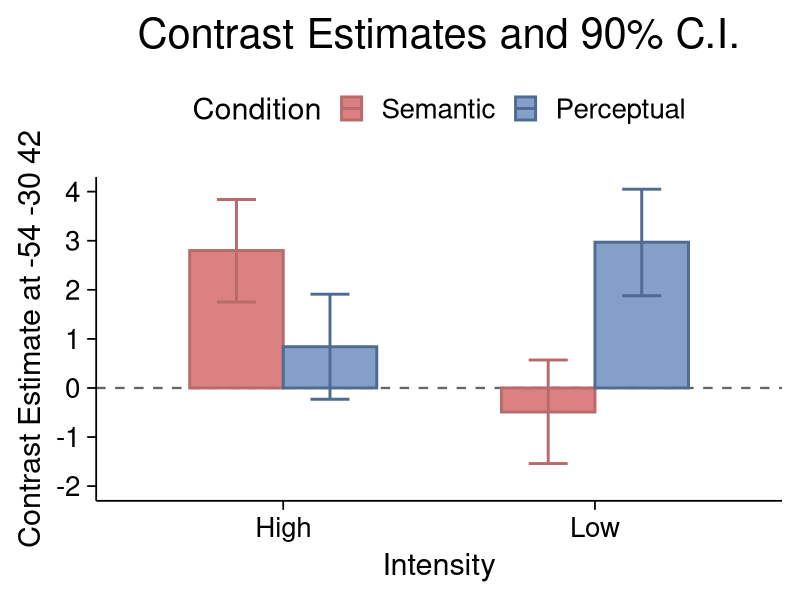
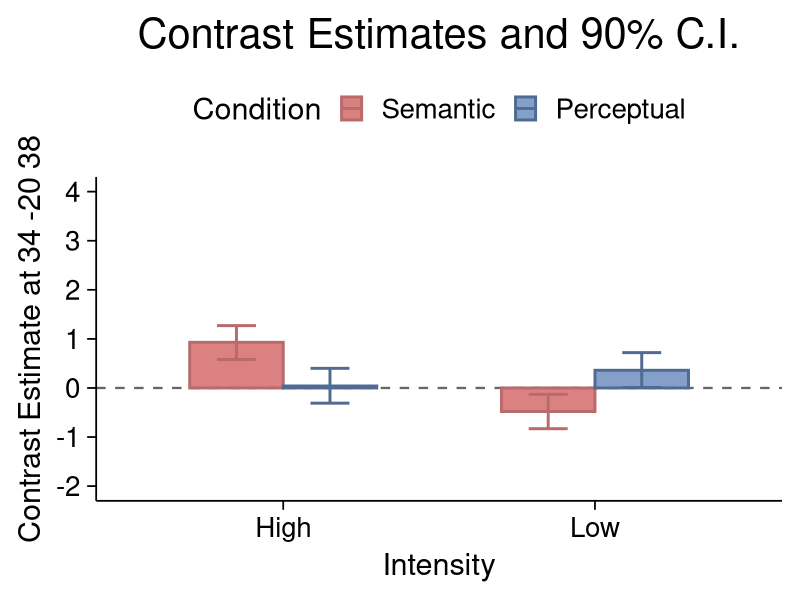
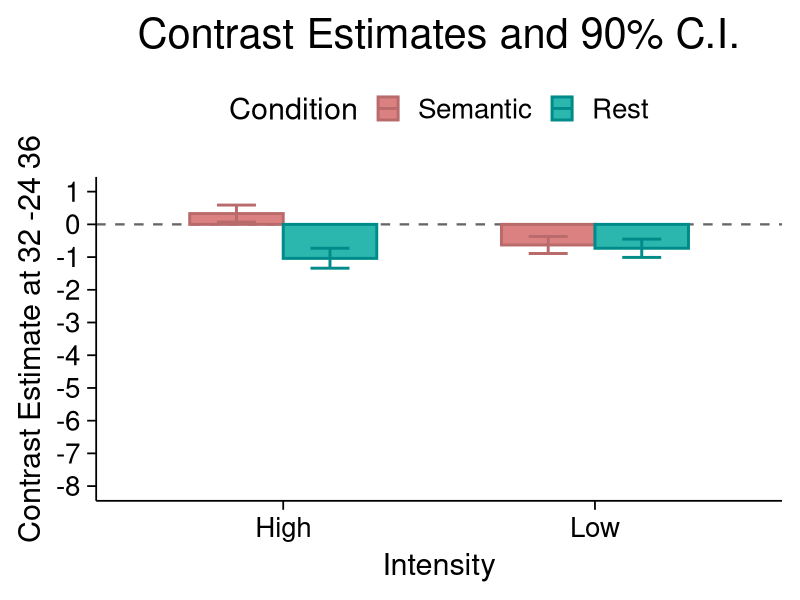
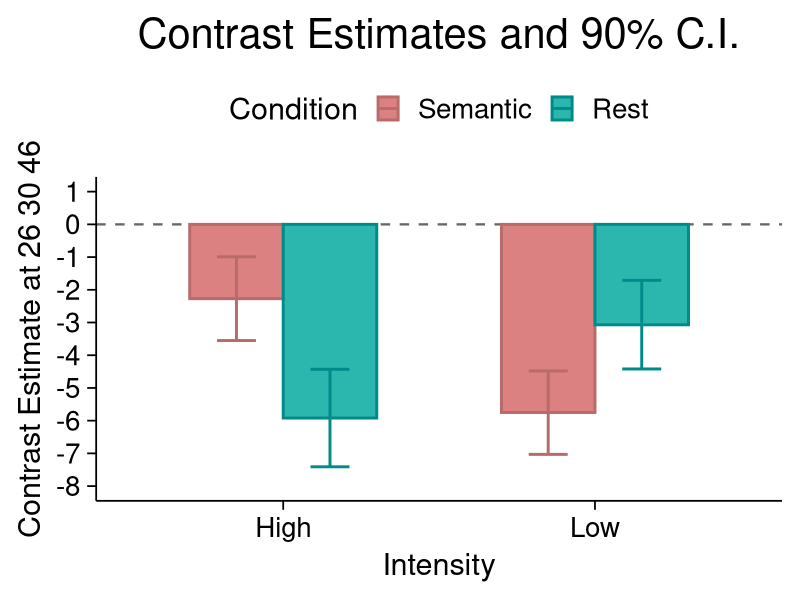

These figures' R source, in order:
# ============================================================
# Bar graphs for Figure 4A and 4B
# ============================================================

library(ggplot2)

# ------------------------------------------------------------
# Shared plotting settings
# ------------------------------------------------------------

fill_colours <- c(
  "Semantic"   = "#D97A7A",
  "Perceptual" = "#7F9AC8",
  "Rest"       = "#20B2AA"
)

outline_colours <- c(
  "Semantic"   = "#B96A6A",
  "Perceptual" = "#4F6B92",
  "Rest"       = "#008B8B"
)

plot_theme <- theme_minimal(base_size = 26) +
  theme(
    text = element_text(family = "Helvetica"),
    plot.title = element_text(face = "plain", size = 30, hjust = 0.5),
    axis.title = element_text(face = "plain", size = 22),
    axis.text = element_text(color = "black", size = 20),
    axis.line = element_line(color = "black", linewidth = 0.6),
    axis.ticks = element_line(color = "black", linewidth = 0.6),
    panel.grid.major = element_blank(),
    panel.grid.minor = element_blank(),
    legend.position = "top",
    legend.title = element_text(size = 22),
    legend.text = element_text(size = 20)
  )

create_contrast_plot <- function(data_roi,
                                 coordinate_roi,
                                 y_breaks_roi,
                                 y_limits_roi,
                                 title_roi = "Contrast Estimates and 90% C.I.") {
  
  ggplot(
    data_roi,
    aes(
      x = Category,
      y = Mean,
      fill = Type,
      colour = Type,
      group = Type
    )
  ) +
    geom_hline(
      yintercept = 0,
      linetype = "dashed",
      colour = "grey40",
      linewidth = 0.8
    ) +
    geom_bar(
      stat = "identity",
      position = position_dodge(width = 0.6),
      width = 0.6,
      linewidth = 1,
      alpha = 0.95
    ) +
    geom_errorbar(
      aes(ymin = CI_Lower, ymax = CI_Upper),
      position = position_dodge(width = 0.6),
      width = 0.25,
      linewidth = 1
    ) +
    scale_fill_manual(values = fill_colours) +
    scale_colour_manual(values = outline_colours) +
    scale_y_continuous(breaks = y_breaks_roi) +
    coord_cartesian(ylim = y_limits_roi) +
    labs(
      title = title_roi,
      x = "Intensity",
      y = paste("Contrast Estimate at", coordinate_roi),
      fill = "Condition",
      colour = "Condition"
    ) +
    plot_theme
}

# ------------------------------------------------------------
# lSMG: -54 -30 42
# ------------------------------------------------------------

data_lSMG <- data.frame(
  Category = factor(
    rep(c("High", "Low"), each = 2),
    levels = c("High", "Low")
  ),
  Type = factor(
    rep(c("Semantic", "Perceptual"), times = 2),
    levels = c("Semantic", "Perceptual")
  ),
  Mean = c(2.80, 0.84, -0.49, 2.97),
  CI_Lower = c(1.75, -0.23, -1.54, 1.88),
  CI_Upper = c(3.84, 1.91, 0.57, 4.05)
)

p_lSMG <- create_contrast_plot(
  data_roi = data_lSMG,
  coordinate_roi = "-54 -30 42",
  y_breaks_roi = seq(-2, 4, by = 1),
  y_limits_roi = c(-2, 4)
)

ggsave(
  filename = "contrast_estimates_plot_lSMG.png",
  plot = p_lSMG,
  width = 8,
  height = 6,
  dpi = 600
)

# ------------------------------------------------------------
# rPrG: 34 -20 38
# ------------------------------------------------------------

data_rPrG <- data.frame(
  Category = factor(
    rep(c("High", "Low"), each = 2),
    levels = c("High", "Low")
  ),
  Type = factor(
    rep(c("Semantic", "Perceptual"), times = 2),
    levels = c("Semantic", "Perceptual")
  ),
  Mean = c(0.93, 0.04, -0.48, 0.36),
  CI_Lower = c(0.58, -0.31, -0.83, 0.01),
  CI_Upper = c(1.27, 0.40, -0.13, 0.72)
)

p_rPrG <- create_contrast_plot(
  data_roi = data_rPrG,
  coordinate_roi = "34 -20 38",
  y_breaks_roi = seq(-2, 4, by = 1),
  y_limits_roi = c(-2, 4)
)

ggsave(
  filename = "contrast_estimates_plot_rPrG.png",
  plot = p_rPrG,
  width = 8,
  height = 6,
  dpi = 600
)

# ------------------------------------------------------------
# rSPL: 32 -24 36
# ------------------------------------------------------------

data_rSPL <- data.frame(
  Category = factor(
    rep(c("High", "Low"), each = 2),
    levels = c("High", "Low")
  ),
  Type = factor(
    rep(c("Semantic", "Rest"), times = 2),
    levels = c("Semantic", "Rest")
  ),
  Mean = c(0.33, -1.04, -0.63, -0.73),
  CI_Lower = c(0.07, -1.34, -0.89, -1.01),
  CI_Upper = c(0.59, -0.73, -0.37, -0.45)
)

p_rSPL <- create_contrast_plot(
  data_roi = data_rSPL,
  coordinate_roi = "32 -24 36",
  y_breaks_roi = seq(-8, 1, by = 1),
  y_limits_roi = c(-8, 1)
)

ggsave(
  filename = "contrast_estimates_plot_rSPL.png",
  plot = p_rSPL,
  width = 8,
  height = 6,
  dpi = 600
)

# ------------------------------------------------------------
# rSFG: 26 30 46
# ------------------------------------------------------------

data_rSFG <- data.frame(
  Category = factor(
    rep(c("High", "Low"), each = 2),
    levels = c("High", "Low")
  ),
  Type = factor(
    rep(c("Semantic", "Rest"), times = 2),
    levels = c("Semantic", "Rest")
  ),
  Mean = c(-2.27, -5.92, -5.75, -3.07),
  CI_Lower = c(-3.55, -7.41, -7.03, -4.42),
  CI_Upper = c(-0.99, -4.43, -4.48, -1.71)
)

p_rSFG <- create_contrast_plot(
  data_roi = data_rSFG,
  coordinate_roi = "26 30 46",
  y_breaks_roi = seq(-8, 1, by = 1),
  y_limits_roi = c(-8, 1)
)

ggsave(
  filename = "contrast_estimates_plot_rSFG.png",
  plot = p_rSFG,
  width = 8,
  height = 6,
  dpi = 600
)
